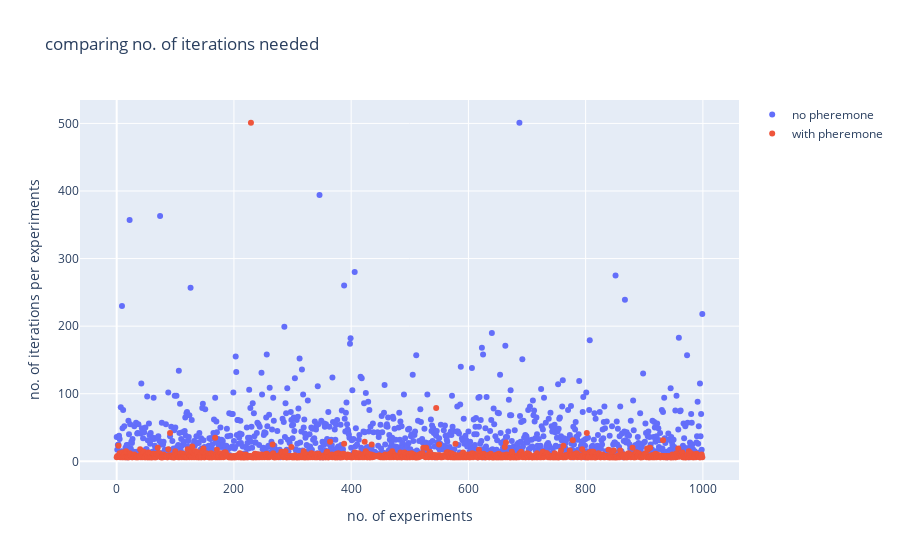

The notebook cell saved with this chart:
### Code cell
fig = go.Figure()
x_axis = list(range(num_points))

fig.add_trace(go.Scatter(x=x_axis, y=iter_list,
                    mode='markers',
                    name='no pheremone'))
fig.add_trace(go.Scatter(x=x_axis, y=iter_list_opt,
                    mode='markers',
                    name='with pheremone'))
fig.update_layout(title='comparing no. of iterations needed',
                   xaxis_title='no. of experiments',
                   yaxis_title='no. of iterations per experiments')
fig.show()
print("Mean iterations without pheremone: ", statistics.mean(iter_list))
print("Median iterations without pheremone: ", statistics.median(iter_list))
print("Mean iterations with pheremone: ", statistics.mean(iter_list_opt))
print("Median iterations with pheremone: ", statistics.median(iter_list_opt))

### Figure 1 — Plotly figure (JSON) as saved in the notebook; plotly's stock layout.template omitted (floating-point values rounded to 4 significant figures; data arrays with more than 128 entries replaced by an {"elided": "..."} marker saying what was removed)
{"data": [{"mode": "markers", "name": "no pheremone", "type": "scatter", "x": {"elided": "1000 int values"}, "y": {"elided": "1000 int values"}}, {"mode": "markers", "name": "with pheremone", "type": "scatter", "x": {"elided": "1000 int values"}, "y": {"elided": "1000 int values"}}], "layout": {"title": {"text": "comparing no. of iterations needed"}, "xaxis": {"title": {"text": "no. of experiments"}}, "yaxis": {"title": {"text": "no. of iterations per experiments"}}}}
